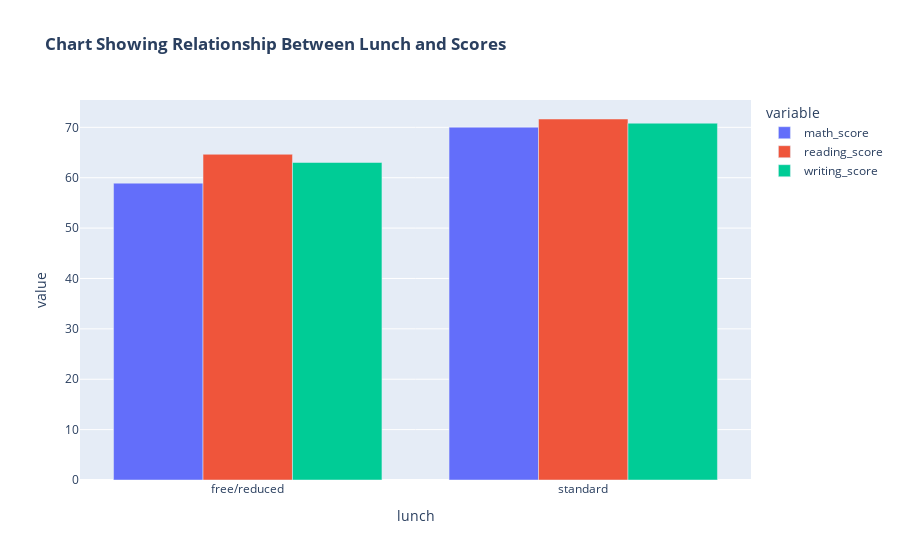

Here is the notebook cell this chart was saved with:
### Code cell
fig1 = data.groupby('lunch').agg({'math_score' : 'mean','reading_score' : 'mean','writing_score' : 'mean'})
px.bar(data_frame=fig1, barmode='group',title = "<b>Chart Showing Relationship Between Lunch and Scores</b>")

### Figure 1 — Plotly figure (JSON) as saved in the notebook; plotly's stock layout.template omitted (floating-point values rounded to 4 significant figures)
{"data": [{"alignmentgroup": "True", "hovertemplate": "variable=math_score<br>lunch=%{x}<br>value=%{y}<extra></extra>", "legendgroup": "math_score", "marker": {"color": "#636efa", "pattern": {"shape": ""}}, "name": "math_score", "offsetgroup": "math_score", "orientation": "v", "showlegend": true, "textposition": "auto", "type": "bar", "x": ["free/reduced", "standard"], "xaxis": "x", "y": [58.92, 70.03], "yaxis": "y"}, {"alignmentgroup": "True", "hovertemplate": "variable=reading_score<br>lunch=%{x}<br>value=%{y}<extra></extra>", "legendgroup": "reading_score", "marker": {"color": "#EF553B", "pattern": {"shape": ""}}, "name": "reading_score", "offsetgroup": "reading_score", "orientation": "v", "showlegend": true, "textposition": "auto", "type": "bar", "x": ["free/reduced", "standard"], "xaxis": "x", "y": [64.65, 71.65], "yaxis": "y"}, {"alignmentgroup": "True", "hovertemplate": "variable=writing_score<br>lunch=%{x}<br>value=%{y}<extra></extra>", "legendgroup": "writing_score", "marker": {"color": "#00cc96", "pattern": {"shape": ""}}, "name": "writing_score", "offsetgroup": "writing_score", "orientation": "v", "showlegend": true, "textposition": "auto", "type": "bar", "x": ["free/reduced", "standard"], "xaxis": "x", "y": [63.02, 70.82], "yaxis": "y"}], "layout": {"barmode": "group", "legend": {"title": {"text": "variable"}, "tracegroupgap": 0}, "title": {"text": "<b>Chart Showing Relationship Between Lunch and Scores</b>"}, "xaxis": {"anchor": "y", "domain": [0, 1], "title": {"text": "lunch"}}, "yaxis": {"anchor": "x", "domain": [0, 1], "title": {"text": "value"}}}}
